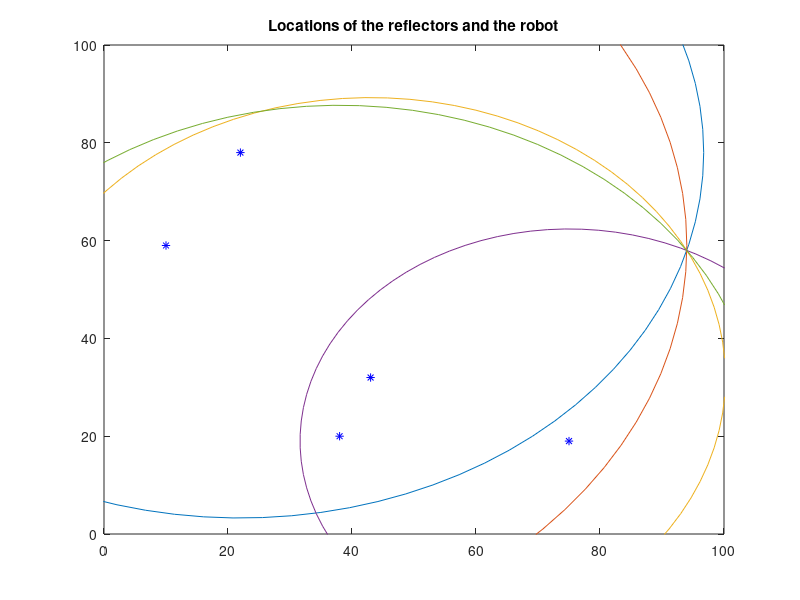

Here is the MATLAB script that generated this plot:
% Determine the xy location of a mobile robot navigating in a space using a LiDAR. 
% There are five reflectors in the room that reflect the emitted light from the LiDAR back to the
% robot. The robot determines the time it takes for the signal to bounce off the reflector and
% return to the LiDAR. Errors on the time signal do not have to be taken into account.

% Generate locations
n = 5; % Number of locations
x = randi([0 100],1,2); % Real location [m]
locations = randi([0 100],n,2); % Location of locations [m]

% Params
v = 300000000; % Speed of light (m/s)

% Calcualte times
tr = 2*(sqrt(((x(1) - locations(:,1)).^2 + (x(2) - locations(:,2)).^2)) / v);

% System
f = @(x) [(x(1) - locations(:,1)).^2 + (x(2) - locations(:,2)).^2 - (v * tr/2).^2];

% Guess
x0 = [0; 0];

% Solve
x_ = fsolve(f, x0)

% Distance to robot x = v*t
radius = v * tr/2;

% Circles
theta = linspace(0, 2*pi)';
cx = cos(theta)*radius' + locations(:,1)';
cy = sin(theta)*radius' + locations(:,2)';

% Plot as surface
%plot(x(1), x(2), 'r*'); hold on;
plot(cx, cy); hold on;
plot(x_(1), x_(2), 'k*'); hold on;
plot(locations(:, 1), locations(:, 2), 'b*')
title('Locations of the reflectors and the robot')
xlim([0 100])
ylim([0 100])


